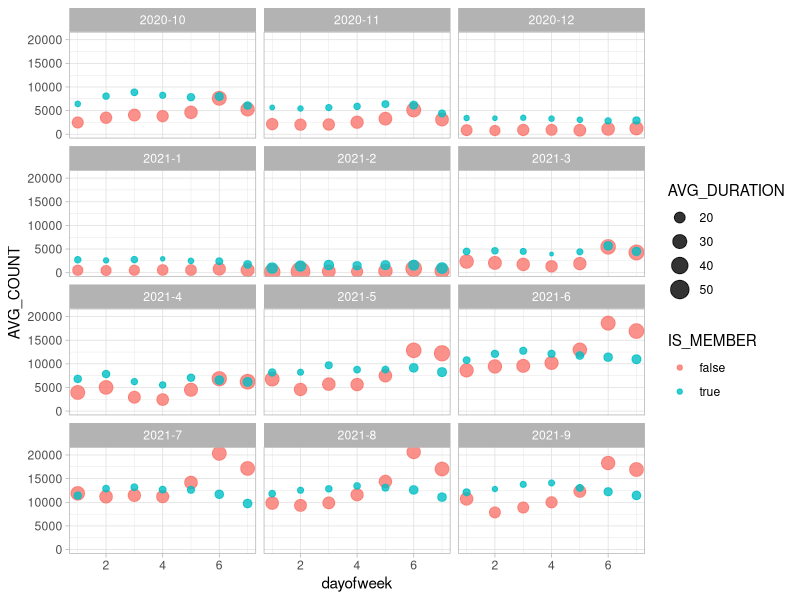
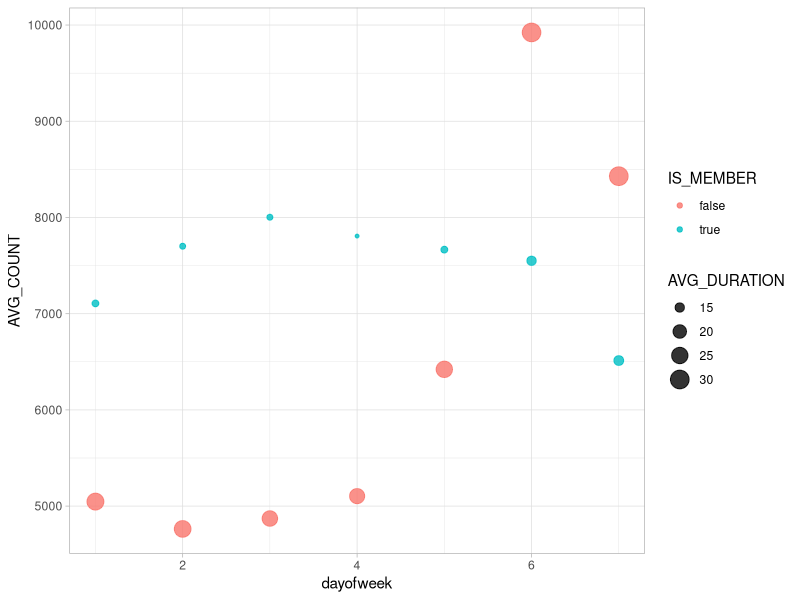
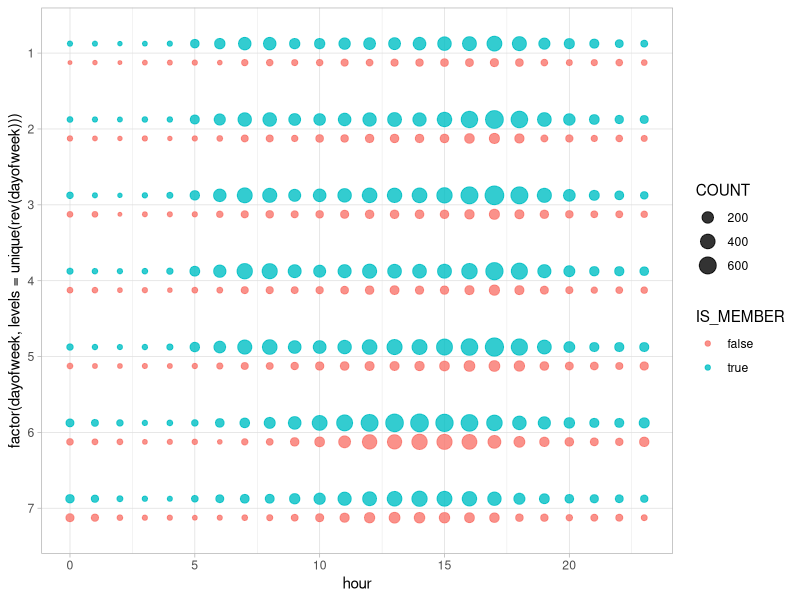
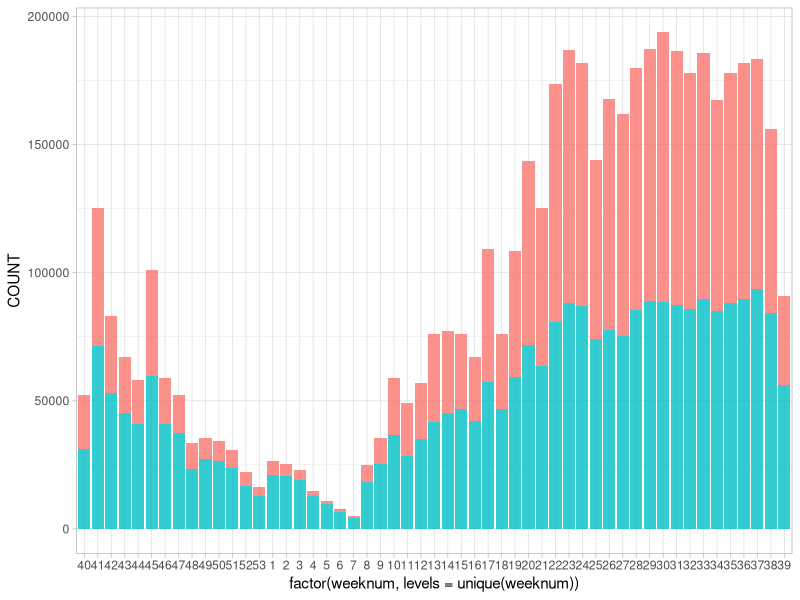
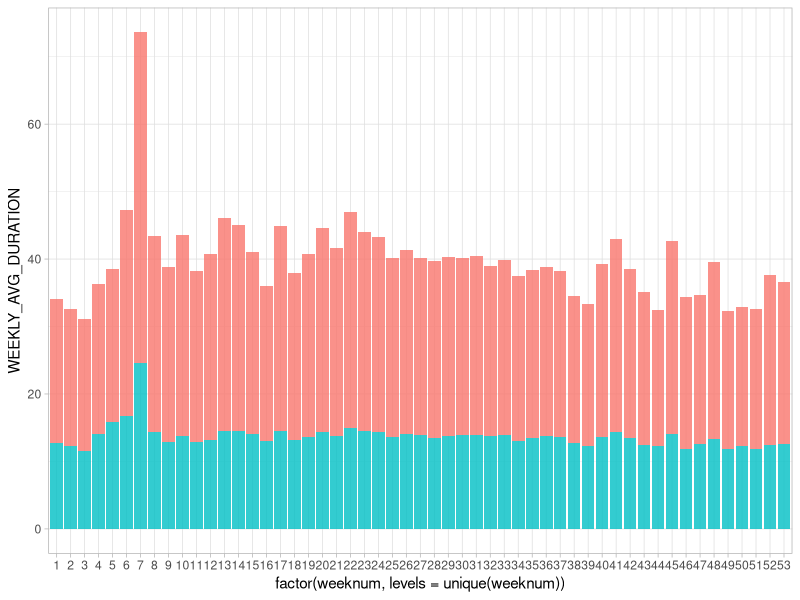
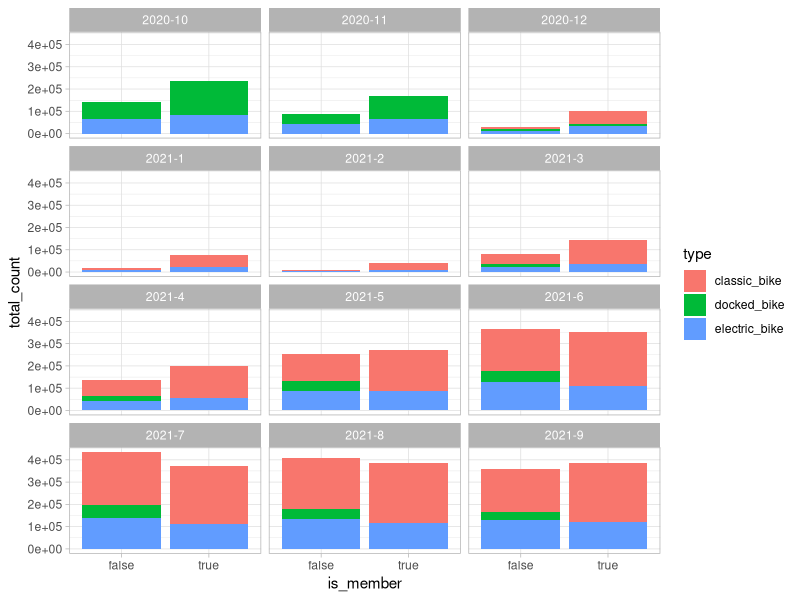
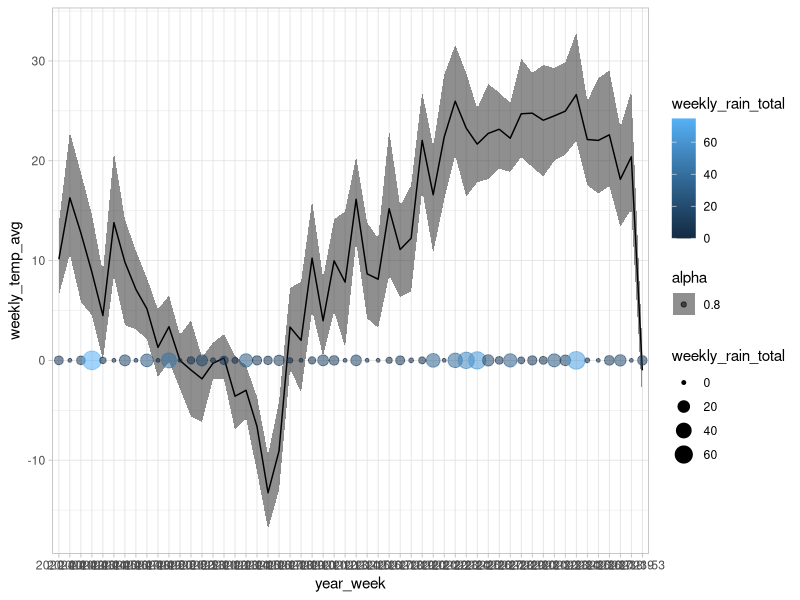
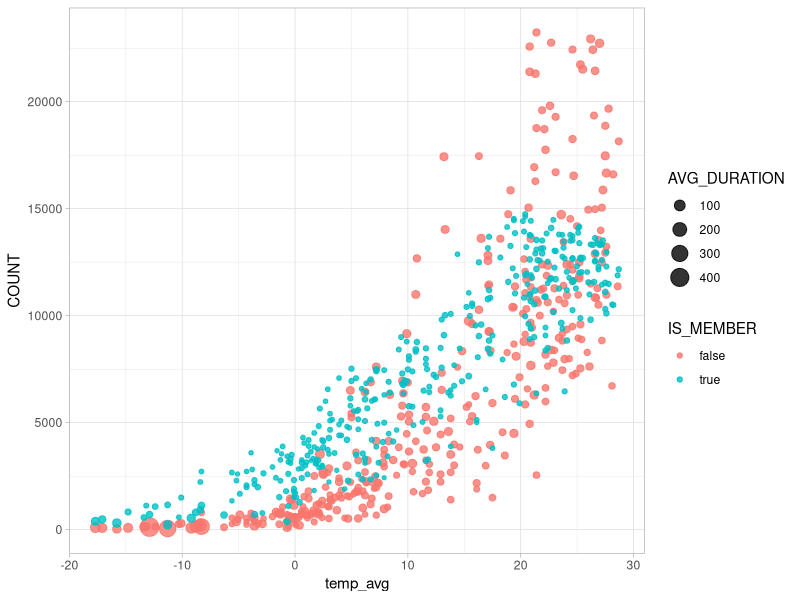

Generate these figures, in order, with R:
## ---- chunk 1
knitr::opts_chunk$set(echo = FALSE, warning = TRUE, message = FALSE)
install.packages("ggplot2", repos = "http://cran.us.r-project.org")
library(ggplot2)
library(dplyr)
theme_set(theme_light())
## ---- chunk 2
agg_daily_computed_weekdays <- read.csv("agg_daily_computed_weekdays.csv")
agg_daily <- read.csv("agg_daily_duration_count.csv")
agg_hourly <- read.csv("agg_hourly_status.csv")
## ---- chunk 3
agg_summarized <- agg_daily %>%
  group_by(YEAR_MONTH, DAYOFWEEK, IS_MEMBER) %>%
  summarize(MEAN_DURATION = mean(AVG_DURATION), MEAN_COUNT = mean(COUNT))
## ---- chunk 4
plot <- agg_daily_computed_weekdays %>%
  group_by(year_month, dayofweek, IS_MEMBER) %>%
  summarize(AVG_COUNT = mean(COUNT), AVG_DURATION = mean(AVG_DURATION))

plot %>%
  ggplot(aes(x = dayofweek, y = AVG_COUNT, color = IS_MEMBER, size = AVG_DURATION)) +
  geom_point(alpha = 0.8) +
  facet_wrap(~year_month, ncol = 3)
## ---- chunk 5
plot <- agg_daily_computed_weekdays %>%
  group_by(dayofweek, IS_MEMBER) %>%
  summarize(AVG_COUNT = mean(COUNT), AVG_DURATION = mean(AVG_DURATION))

head(plot, n = 2)

plot %>%
  ggplot(aes(x = dayofweek, y = AVG_COUNT, color = IS_MEMBER, size = AVG_DURATION)) +
  geom_point(alpha = 0.8)
# theme(legend.position = "none")
## ---- chunk 6
agg_hourly %>%
  ggplot(aes(
    x = hour,
    y = factor(dayofweek, levels = unique(rev(dayofweek))),
    color = IS_MEMBER, size = COUNT
  )) +
  # scale_color_brewer(palette = "Pastel1") +
  geom_point(position = position_dodge(width = 0.5), alpha = 0.8)
## ---- chunk 7
head(agg_daily_computed_weekdays, n = 2)

agg_daily_computed_weekdays %>%
  ggplot(aes(
    x = factor(weeknum, levels = unique(weeknum)),
    y = COUNT,
    fill = IS_MEMBER
  )) +
  geom_bar(stat = "identity", alpha = 0.8) +
  theme(legend.position = "none")
## ---- chunk 8
# y = factor(weeknum, levels = unique(rev(weeknum)))
agg_daily_computed_weekdays %>%
  # select(-STDDEV_DURATION, -MIN_DURATION, -MAX_DURATION) %>%
  group_by(weeknum, IS_MEMBER) %>%
  summarize(WEEKLY_AVG_DURATION = mean(AVG_DURATION)) %>%
  ggplot(aes(
    x = factor(weeknum, levels = unique(weeknum)),
    y = WEEKLY_AVG_DURATION,
    fill = IS_MEMBER
  )) +
  geom_bar(stat = "identity", alpha = 0.8) +
  theme(legend.position = "none")
## ---- chunk 9
agg_monthly_type_status <- read.csv("agg_monthly_type_status.csv")
head(agg_monthly_type_status, n = 2)

agg_monthly_type_status %>%
  ggplot(aes(x = is_member, y = total_count, fill = type)) +
  geom_col() +
  facet_wrap(~year_month, ncol = 3)
## ---- chunk 10
agg_weekly_weather <- read.csv("agg_weekly_weather.csv")
head(agg_weekly_weather, n = 3)

d <- agg_weekly_weather %>%
  filter(is_member == "true") %>%
  select(-is_member)

p <- ggplot(data = d, aes(x = year_week, y = weekly_temp_avg, group = 1))

p +
  geom_ribbon(aes(
    ymin = weekly_temp_min, ymax = weekly_temp_max,
    alpha = 0.8
  )) +
  geom_line() +
  geom_point(aes(y = 0, size = weekly_rain_total, color = weekly_rain_total, alpha = 0.8))
## ---- chunk 11
weather <- read.csv("agg-daily-trips-weather.csv")
weather %>%
  select(-wind_2min_peak, -temp_min, -temp_max) %>%
  head(n = 2)
## ---- chunk 12

ggplot(data = weather, aes(x = temp_avg, y = COUNT, color = IS_MEMBER, size = AVG_DURATION)) +
  geom_point(alpha = 0.8)
## ---- chunk 13
ggplot(data = weather, aes(x = temp_avg, fill = IS_MEMBER, size = AVG_DURATION)) +
  geom_histogram(binwidth = 1, alpha = 0.8)
## ---- chunk 14
weather %>%
  ggplot(aes(x = temp_avg, y = COUNT, fill = IS_MEMBER, size = AVG_DURATION)) +
  geom_col(position = "fill", alpha = 0.8) +
  scale_x_binned() +
  scale_y_continuous(labels = scales::percent) +
  theme(legend.position = "none")
## ---- chunk 15
weather %>%
  filter(rain <= 20) %>%
  ggplot(aes(x = rain, fill = IS_MEMBER, size = AVG_DURATION)) +
  # scale_fill_brewer(palette = "Pastel1") +
  geom_histogram(binwidth = 1, alpha = 0.8)
## ---- chunk 16
weather %>%
  filter(rain <= 20) %>%
  ggplot(aes(x = rain, y = COUNT, fill = IS_MEMBER, size = AVG_DURATION)) +
  geom_col(position = "fill", alpha = 0.8) +
  scale_x_binned() +
  scale_y_continuous(labels = scales::percent) +
  # scale_fill_brewer(palette = "Pastel1") +
  theme(legend.position = "none")
## ---- chunk 17
weather %>%
  filter(wind_avg <= 10) %>%
  ggplot(aes(x = wind_avg, y = COUNT, fill = IS_MEMBER, size = AVG_DURATION)) +
  geom_col(alpha = 0.8) +
  # scale_fill_brewer(palette = "Pastel1") +
  scale_x_binned()
## ---- chunk 18
weather %>%
  filter(wind_avg <= 10) %>%
  ggplot(aes(x = wind_avg, y = COUNT, fill = IS_MEMBER, size = AVG_DURATION)) +
  geom_col(position = "fill", alpha = 0.8) +
  scale_x_binned() +
  # scale_fill_brewer(palette = "Pastel1") +
  scale_y_continuous(labels = scales::percent) +
  theme(legend.position = "none")
